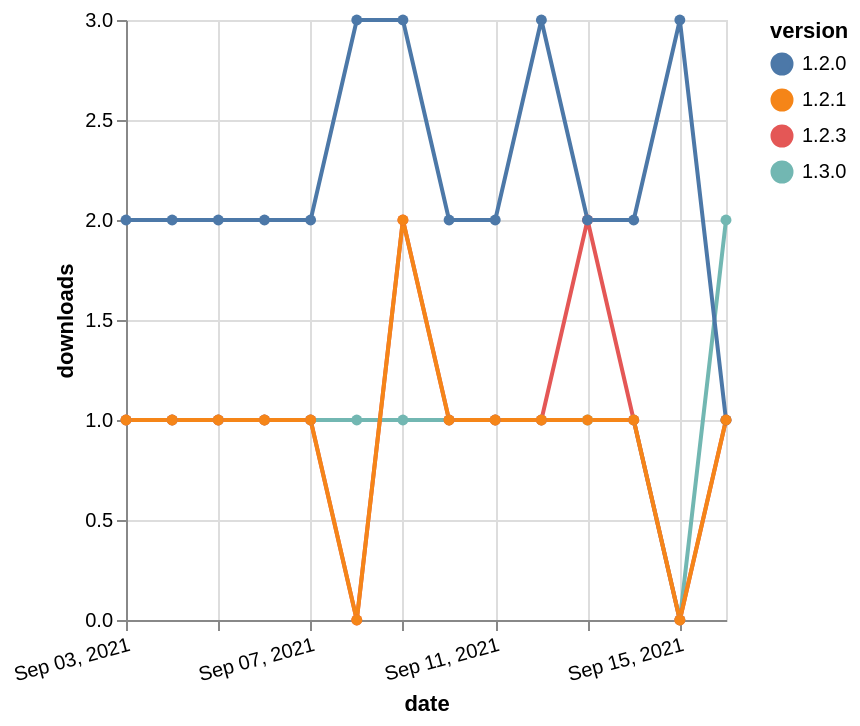

Write a Vega-Lite specification for this figure.
### Vega-Lite specification from a JSON file in a GitHub repository (floating-point values rounded to 4 significant figures)
{"$schema": "https://vega.github.io/schema/vega-lite/v5.json", "description": "A simple bar chart with embedded data.", "data": {"values": [{"date": "2021-09-03", "total": 279, "delta": 1, "version": "1.3.0"}, {"date": "2021-09-04", "total": 280, "delta": 1, "version": "1.3.0"}, {"date": "2021-09-05", "total": 281, "delta": 1, "version": "1.3.0"}, {"date": "2021-09-06", "total": 282, "delta": 1, "version": "1.3.0"}, {"date": "2021-09-07", "total": 283, "delta": 1, "version": "1.3.0"}, {"date": "2021-09-08", "total": 284, "delta": 1, "version": "1.3.0"}, {"date": "2021-09-09", "total": 285, "delta": 1, "version": "1.3.0"}, {"date": "2021-09-10", "total": 286, "delta": 1, "version": "1.3.0"}, {"date": "2021-09-11", "total": 287, "delta": 1, "version": "1.3.0"}, {"date": "2021-09-12", "total": 288, "delta": 1, "version": "1.3.0"}, {"date": "2021-09-13", "total": 289, "delta": 1, "version": "1.3.0"}, {"date": "2021-09-14", "total": 290, "delta": 1, "version": "1.3.0"}, {"date": "2021-09-15", "total": 290, "delta": 0, "version": "1.3.0"}, {"date": "2021-09-16", "total": 292, "delta": 2, "version": "1.3.0"}, {"date": "2021-09-03", "total": 224, "delta": 1, "version": "1.2.3"}, {"date": "2021-09-04", "total": 225, "delta": 1, "version": "1.2.3"}, {"date": "2021-09-05", "total": 226, "delta": 1, "version": "1.2.3"}, {"date": "2021-09-06", "total": 227, "delta": 1, "version": "1.2.3"}, {"date": "2021-09-07", "total": 228, "delta": 1, "version": "1.2.3"}, {"date": "2021-09-08", "total": 228, "delta": 0, "version": "1.2.3"}, {"date": "2021-09-09", "total": 230, "delta": 2, "version": "1.2.3"}, {"date": "2021-09-10", "total": 231, "delta": 1, "version": "1.2.3"}, {"date": "2021-09-11", "total": 232, "delta": 1, "version": "1.2.3"}, {"date": "2021-09-12", "total": 233, "delta": 1, "version": "1.2.3"}, {"date": "2021-09-13", "total": 235, "delta": 2, "version": "1.2.3"}, {"date": "2021-09-14", "total": 236, "delta": 1, "version": "1.2.3"}, {"date": "2021-09-15", "total": 236, "delta": 0, "version": "1.2.3"}, {"date": "2021-09-16", "total": 237, "delta": 1, "version": "1.2.3"}, {"date": "2021-09-03", "total": 3689, "delta": 2, "version": "1.2.0"}, {"date": "2021-09-04", "total": 3691, "delta": 2, "version": "1.2.0"}, {"date": "2021-09-05", "total": 3693, "delta": 2, "version": "1.2.0"}, {"date": "2021-09-06", "total": 3695, "delta": 2, "version": "1.2.0"}, {"date": "2021-09-07", "total": 3697, "delta": 2, "version": "1.2.0"}, {"date": "2021-09-08", "total": 3700, "delta": 3, "version": "1.2.0"}, {"date": "2021-09-09", "total": 3703, "delta": 3, "version": "1.2.0"}, {"date": "2021-09-10", "total": 3705, "delta": 2, "version": "1.2.0"}, {"date": "2021-09-11", "total": 3707, "delta": 2, "version": "1.2.0"}, {"date": "2021-09-12", "total": 3710, "delta": 3, "version": "1.2.0"}, {"date": "2021-09-13", "total": 3712, "delta": 2, "version": "1.2.0"}, {"date": "2021-09-14", "total": 3714, "delta": 2, "version": "1.2.0"}, {"date": "2021-09-15", "total": 3717, "delta": 3, "version": "1.2.0"}, {"date": "2021-09-16", "total": 3718, "delta": 1, "version": "1.2.0"}, {"date": "2021-09-03", "total": 229, "delta": 1, "version": "1.2.1"}, {"date": "2021-09-04", "total": 230, "delta": 1, "version": "1.2.1"}, {"date": "2021-09-05", "total": 231, "delta": 1, "version": "1.2.1"}, {"date": "2021-09-06", "total": 232, "delta": 1, "version": "1.2.1"}, {"date": "2021-09-07", "total": 233, "delta": 1, "version": "1.2.1"}, {"date": "2021-09-08", "total": 233, "delta": 0, "version": "1.2.1"}, {"date": "2021-09-09", "total": 235, "delta": 2, "version": "1.2.1"}, {"date": "2021-09-10", "total": 236, "delta": 1, "version": "1.2.1"}, {"date": "2021-09-11", "total": 237, "delta": 1, "version": "1.2.1"}, {"date": "2021-09-12", "total": 238, "delta": 1, "version": "1.2.1"}, {"date": "2021-09-13", "total": 239, "delta": 1, "version": "1.2.1"}, {"date": "2021-09-14", "total": 240, "delta": 1, "version": "1.2.1"}, {"date": "2021-09-15", "total": 240, "delta": 0, "version": "1.2.1"}, {"date": "2021-09-16", "total": 241, "delta": 1, "version": "1.2.1"}]}, "width": "container", "mark": {"type": "line", "point": {"filled": true}}, "encoding": {"x": {"field": "date", "type": "temporal", "timeUnit": "yearmonthdate", "title": "date", "axis": {"labelAngle": -15}}, "y": {"field": "delta", "type": "quantitative", "title": "downloads"}, "color": {"field": "version", "type": "nominal"}, "tooltip": {"field": "delta"}}}
